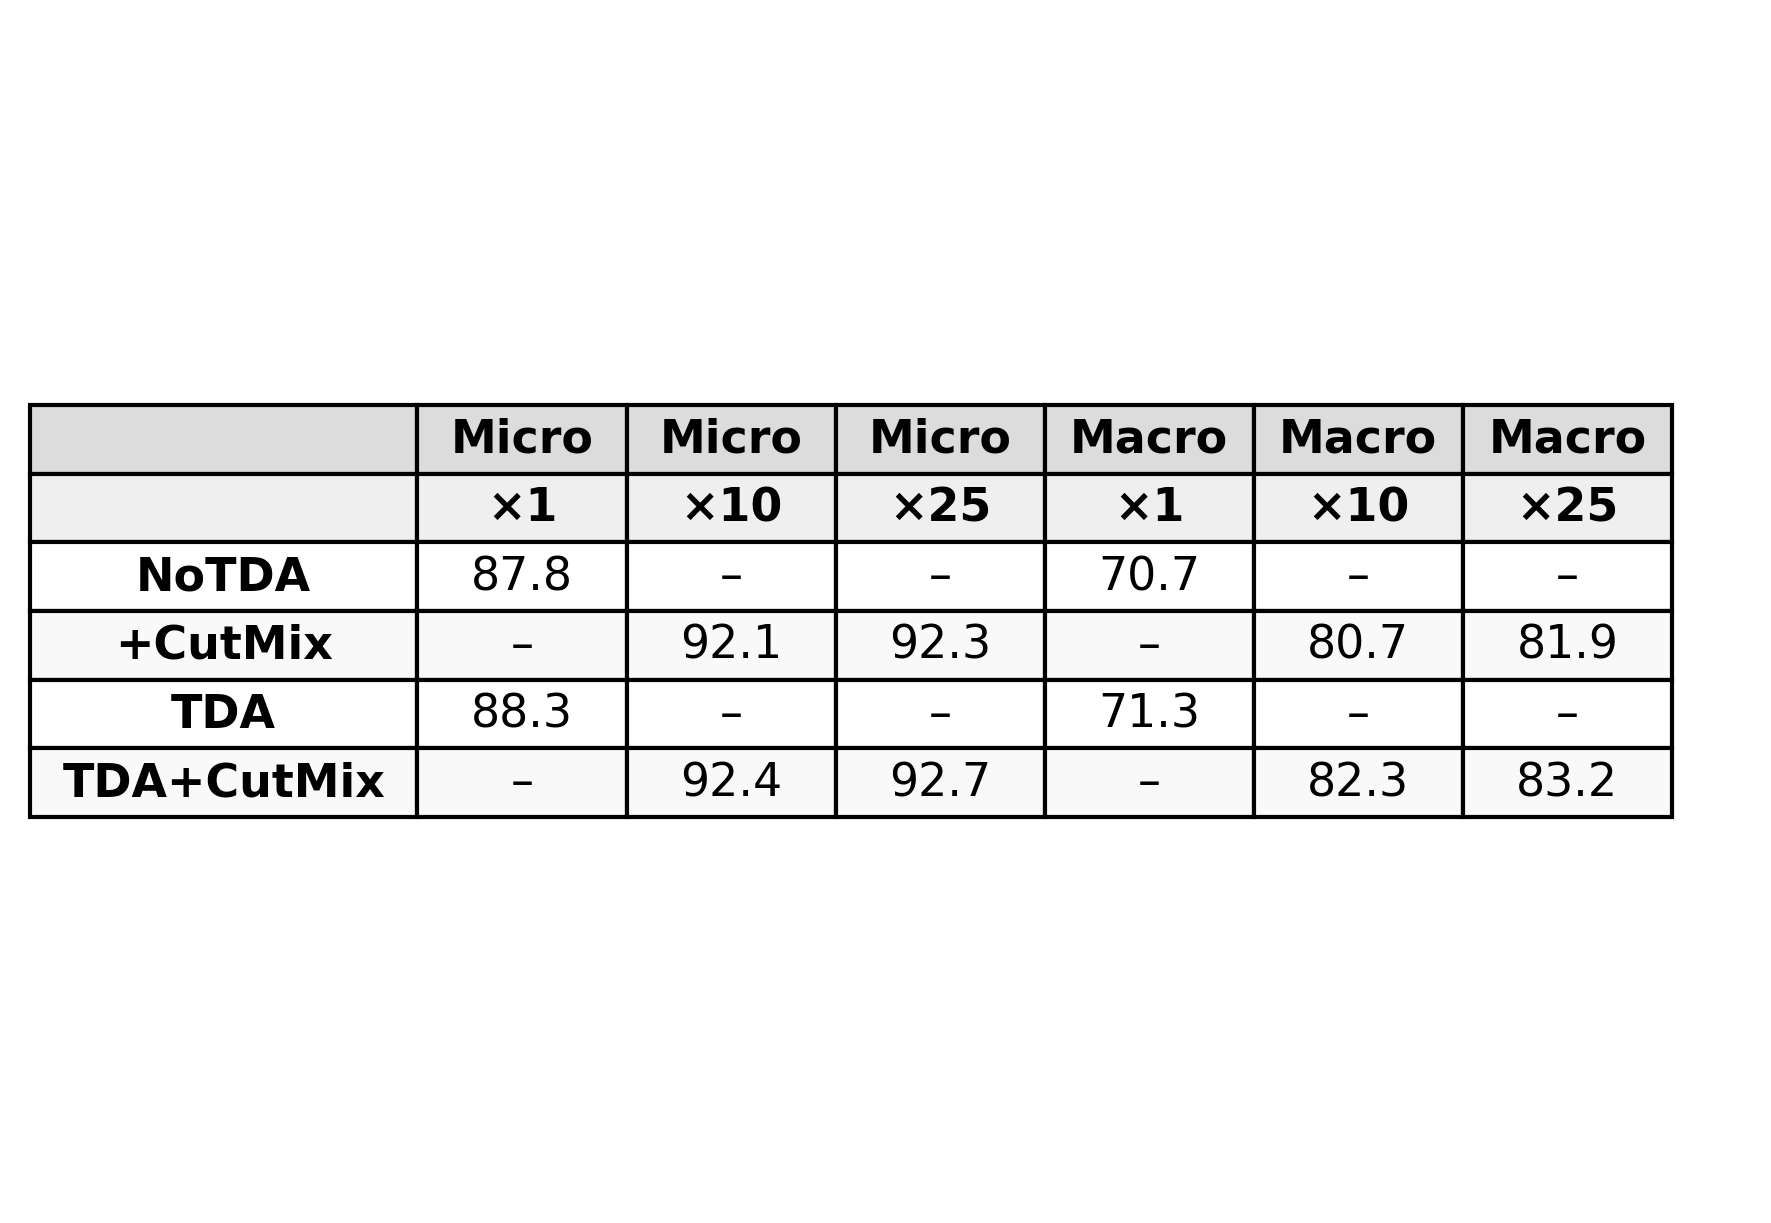

Write Python code to recreate this figure.
import os
import json
import numpy as np
import matplotlib.pyplot as plt
import pandas as pd
from collections import defaultdict

# === Config ===
base_dir = "/Users/irynamusiienko/cutmix_outputs"
cutmix_setups = {
    "NoTDA": "infercutmix1",
    "+CutMix": ["infercutmix10", "infercutmix25"],
    "TDA": "infercutmix1_tta",
    "TDA+CutMix": ["infercutmix10_tta", "infercutmix25_tta"]
}
num_classes = 15

def parse_summary_json(summary_path):
    with open(summary_path, 'r') as f:
        data = json.load(f)

    if isinstance(data, dict) and "metric_per_case" in data:
        return data["metric_per_case"]
    raise ValueError(f"Unexpected format in {summary_path}")

def compute_micro_macro(all_cases):
    per_class_dice = defaultdict(list)
    tp_total = defaultdict(int)
    fp_total = defaultdict(int)
    fn_total = defaultdict(int)

    for case in all_cases:
        metrics = case.get("metrics", {})
        for cls, vals in metrics.items():
            dice = vals.get("Dice", None)
            if dice is not None and not np.isnan(dice):
                per_class_dice[cls].append(dice)
            tp_total[cls] += vals.get("TP", 0)
            fp_total[cls] += vals.get("FP", 0)
            fn_total[cls] += vals.get("FN", 0)

    macro_dice_list = [np.mean(dices) for dices in per_class_dice.values() if dices]
    macro_dice = np.mean(macro_dice_list) if macro_dice_list else 0.0

    tp_sum = sum(tp_total.values())
    fp_sum = sum(fp_total.values())
    fn_sum = sum(fn_total.values())
    micro_dice = 2 * tp_sum / (2 * tp_sum + fp_sum + fn_sum) if (2 * tp_sum + fp_sum + fn_sum) > 0 else 0.0

    return round(micro_dice * 100, 1), round(macro_dice * 100, 1)

def evaluate_dir(dir_name):
    dir_path = os.path.join(base_dir, dir_name)
    if not os.path.exists(dir_path):
        raise FileNotFoundError(f"Directory not found: {dir_path}")

    summaries = []
    for f in os.listdir(dir_path):
        if f.endswith("summary.json"):
            full_path = os.path.join(dir_path, f)
            parsed = parse_summary_json(full_path)
            summaries.extend(parsed)
    return compute_micro_macro(summaries)

# === Build Table Rows ===
labels = []
micro_rows = []
macro_rows = []

for label, dirs in cutmix_setups.items():
    micro_vals = ["–", "–", "–"]
    macro_vals = ["–", "–", "–"]

    if isinstance(dirs, str):
        micro, macro = evaluate_dir(dirs)
        micro_vals[0] = micro
        macro_vals[0] = macro
    else:
        for i, d in enumerate(dirs):
            if i + 1 >= 3:
                continue
            micro, macro = evaluate_dir(d)
            micro_vals[i + 1] = micro
            macro_vals[i + 1] = macro

    labels.append(label)
    micro_rows.append(micro_vals + macro_vals)
    macro_rows.append([""] * 3 + macro_vals)  # for visual spacing if needed

# === Create MultiIndex Columns ===
columns = pd.MultiIndex.from_tuples([
    ("Micro", "×1"), ("Micro", "×10"), ("Micro", "×25"),
    ("Macro", "×1"), ("Macro", "×10"), ("Macro", "×25")
])

# === Build DataFrame ===
df = pd.DataFrame(micro_rows, index=labels, columns=columns)

# === Plotting ===
fig, ax = plt.subplots(figsize=(6, len(df) * 0.6 + 2))
ax.axis("off")

header_row1 = ["Micro"] * 3 + ["Macro"] * 3
header_row2 = ["×1", "×10", "×25", "×1", "×10", "×25"]
table_data = [header_row1, header_row2] + df.astype(str).values.tolist()
row_labels = [""] * 2 + labels

# Draw table
tbl = ax.table(cellText=table_data,
               rowLabels=row_labels,
               cellLoc='center',
               loc='center')

tbl.scale(0.9, 1.2)

# Style cells
for (row, col), cell in tbl.get_celld().items():
    cell.set_fontsize(11)
    cell.set_text_props(ha='center', va='center')

    # Header styling
    if row == 0:
        cell.set_fontsize(12)
        cell.set_text_props(weight='bold')
        cell.set_facecolor("#dcdcdc")
    elif row == 1:
        cell.set_fontsize(11)
        cell.set_text_props(weight='bold')
        cell.set_facecolor("#efefef")
    elif row > 1 and row % 2 == 1:
        cell.set_facecolor("#f9f9f9")

for i in range(len(labels)):
    tbl[i + 2, -1].set_text_props(weight='bold')

plt.tight_layout(rect=[0, 0, 1, 0.95])
#fig.suptitle("CutMix Evaluation Results", fontsize=16, weight='bold', y=1.05)
plt.savefig("cutmix_results_table.png", dpi=300, bbox_inches="tight")
